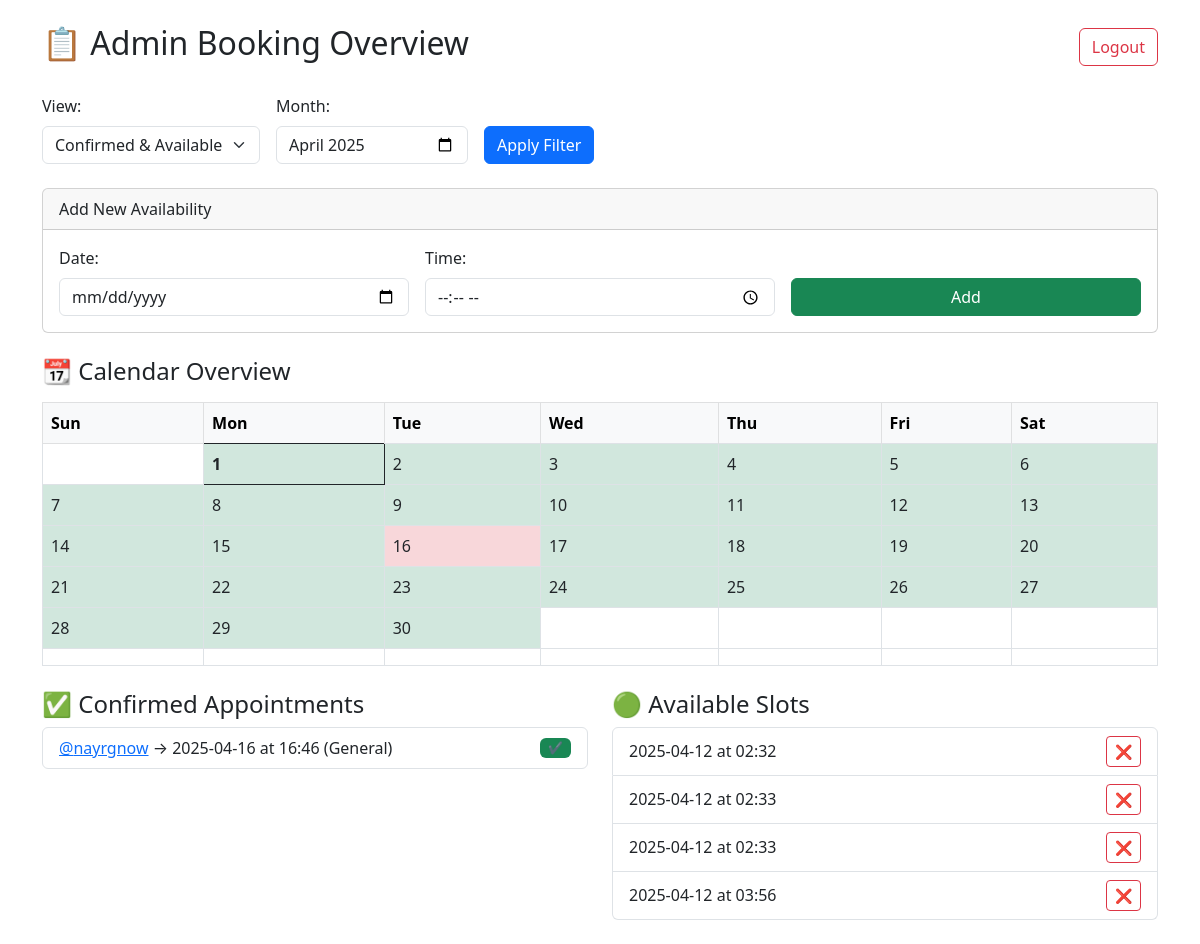
Page /dashboard (signed in) on the earlier database version.
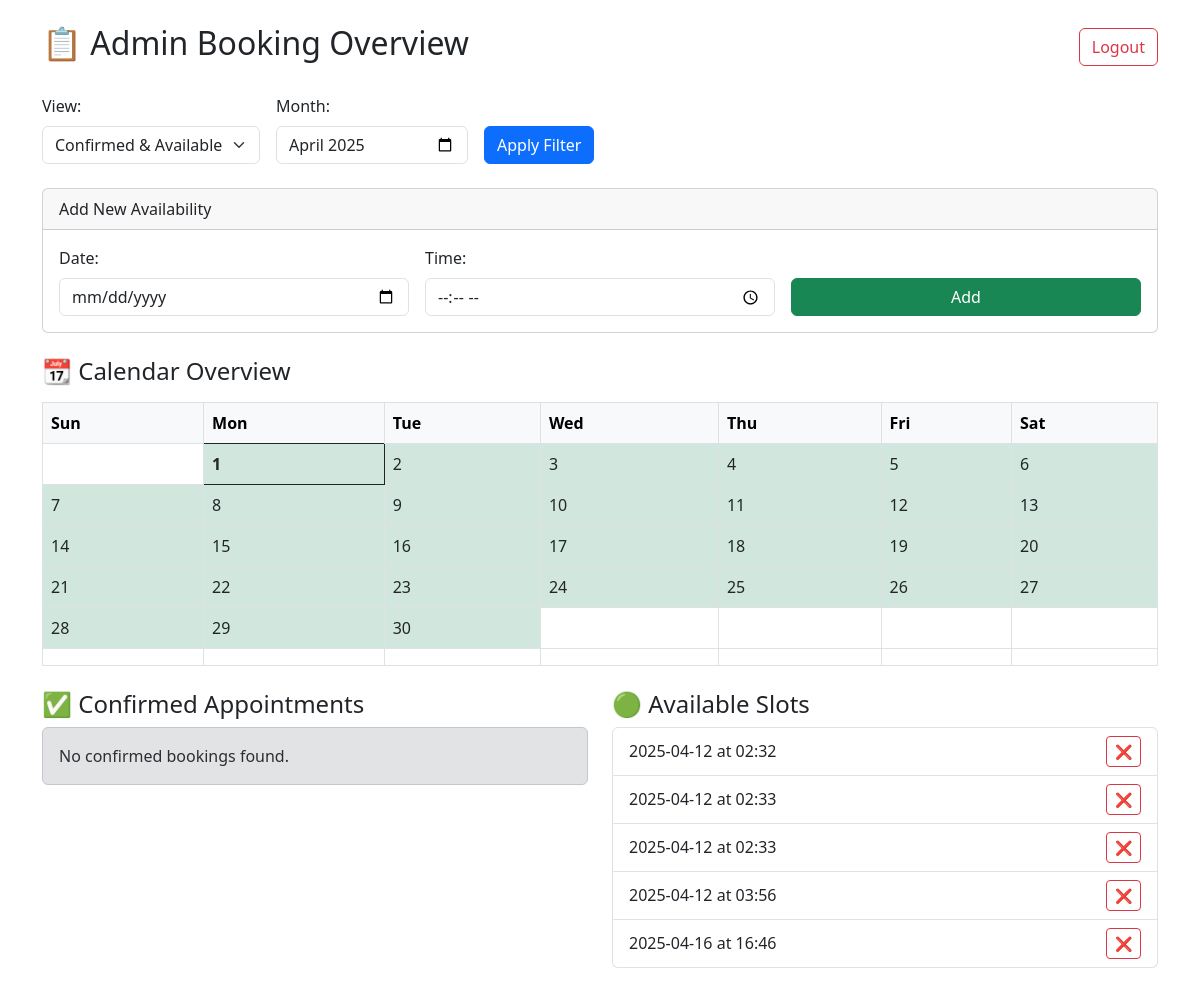
Same page on the later database version.
### tables this page shows
CREATE TABLE appointments (
                user_id INTEGER,
                username TEXT,
                date TEXT,
                time TEXT,
                type TEXT
            );

CREATE TABLE availability (
                rowid INTEGER PRIMARY KEY AUTOINCREMENT,
                date TEXT,
                time TEXT
            );

### flask_admin.py (the view)
@app.route('/dashboard', methods=['GET', 'POST'])
@login_required
def dashboard():
    category = request.args.get("category", "both")
    selected_date = request.args.get("selected_date") or None
    month_year = request.args.get("month_year")
    if month_year:
        year, month = map(int, month_year.split("-"))
    else:
        today_dt = datetime.today()
        year = today_dt.year
        month = today_dt.month
    today = datetime(year, month, 1)
    if request.method == 'POST':
        date = request.form['date']
        time = request.form['time']
        asyncio.run(save_slot(date, time))
        return redirect(f"/dashboard?category={category}&month_year={year:04d}-{month:02d}")  # clear selected_date
    all_slots = asyncio.run(fetch_all_slots())
    all_bookings = asyncio.run(fetch_all_appointments())
    def date_matches_month(date_str, year, month):
        try:
            d = datetime.strptime(date_str, "%Y-%m-%d")
            return d.year == year and d.month == month
        except:
            return False
    slots = []
    if category in ["both", "available"]:
        if selected_date:
            slots = [s for s in all_slots if s[1] == selected_date]
        else:
            slots = [s for s in all_slots if date_matches_month(s[1], year, month)]
    bookings = []
    if category in ["both", "confirmed"]:
        if selected_date:
            bookings = [b for b in all_bookings if b[1] == selected_date]
        else:
            bookings = [b for b in all_bookings if date_matches_month(b[1], year, month)]
    date_status = asyncio.run(get_date_status_map())
    return render_template("dashboard.html",
                           slots=slots,
                           bookings=bookings,
                           category=category,
                           today=today,
                           selected_date=selected_date,
                           month=month,
                           year=year,
                           date_status=date_status)

### flask_admin.py (called while the page is built)
def login_required(f):
    @wraps(f)
    def decorated_function(*args, **kwargs):
        if not session.get('logged_in'):
            return redirect(url_for('login'))
        return f(*args, **kwargs)
    return decorated_function

async def fetch_all_appointments():
    async with aiosqlite.connect(DB_PATH) as db:
        async with db.execute("SELECT username, date, time, type FROM appointments ORDER BY date, time") as cursor:
            return await cursor.fetchall()

async def fetch_all_slots():
    async with aiosqlite.connect(DB_PATH) as db:
        async with db.execute("SELECT rowid, date, time FROM availability ORDER BY date, time") as cursor:
            return await cursor.fetchall()

### templates/dashboard.html (shortened to what this page needs)
<!DOCTYPE html>
<html lang="en">
<head>
  <link href="https://cdn.jsdelivr.net/npm/bootstrap@5.3.0/dist/css/bootstrap.min.css" rel="stylesheet">
</head>
<body class="container py-4">
  <div class="d-flex justify-content-between align-items-center mb-4">
    <h2>📋 Admin Booking Overview</h2>
    <a href="/logout" class="btn btn-outline-danger">Logout</a>
  </div>
  <form method="get" action="/dashboard" class="row g-3 mb-4 align-items-end">
    <div class="col-auto">
      <label for="category" class="form-label">View:</label>
      <select class="form-select" name="category">
        <option value="both" {% if category == 'both' %}selected{% endif %}>Confirmed & Available</option>
      </select>
    </div>
    <div class="col-auto">
      <label for="month_year" class="form-label">Month:</label>
      <input type="month" class="form-control" name="month_year" id="month_year"
             value="{{ '%04d-%02d' % (year, month) }}">
    </div>
    <div class="col-auto">
      <button type="submit" class="btn btn-primary">Apply Filter</button>
    </div>
  </form>
  <div class="card mb-4">
    <div class="card-header">Add New Availability</div>
    <div class="card-body">
      <form method="post">
        <div class="row g-3">
          <div class="col-md-4">
            <label class="form-label">Date:</label>
            <input type="date" name="date" class="form-control" required>
          </div>
          <div class="col-md-4">
            <label class="form-label">Time:</label>
            <input type="time" name="time" class="form-control" required>
          </div>
          <div class="col-md-4 align-self-end">
            <button type="submit" class="btn btn-success w-100">Add</button>
          </div>
        </div>
      </form>
    </div>
  </div>
  <h4 class="mb-3">📆 Calendar Overview</h4>
  <table class="table table-bordered mb-4">
    <thead class="table-light">
      <tr>
        <th>Sun</th><th>Mon</th><th>Tue</th><th>Wed</th>
        <th>Thu</th><th>Fri</th><th>Sat</th>
      </tr>
    </thead>
    <tbody>
      {% set first_day = today.replace(day=1) %}
      {% set total_days = (first_day.replace(month=first_day.month % 12 + 1, day=1) - first_day).days %}
      {% set today_str = first_day.strftime('%Y-%m-%d') %}
      {% for week in range(6) %}
      <tr>
        {% for dow in range(7) %}
          {% set day = week * 7 + dow - first_day.weekday() + 1 %}
          {% if day > 0 and day <= total_days %}
            {% set date_str = first_day.replace(day=day).strftime('%Y-%m-%d') %}
            {% set status_class = {
              'green': 'bg-success-subtle',
              'yellow': 'bg-warning-subtle',
              'red': 'bg-danger-subtle'
            }[date_status.get(date_str, 'green')] %}
            <td class="{{ status_class }} border {% if date_str == today_str %}fw-bold border-dark{% endif %} {% if date_str == selected_date %}border-primary border-2{% endif %}"
                onclick="window.location='{{ url_for('dashboard', category=category, selected_date=date_str, month_year='%04d-%02d' % (year, month)) }}'"
                style="cursor:pointer">
              {{ day }}
            </td>
          {% else %}
            <td></td>
          {% endif %}
        {% endfor %}
      </tr>
      {% endfor %}
    </tbody>
  </table>
  <div class="row">
    {% if category != 'available' %}
    <div class="col-md-6">
      <h4>✅ Confirmed Appointments{% if selected_date %} for {{ selected_date }}{% endif %}</h4>
      {% if bookings %}
        <ul class="list-group">
          {% for b in bookings %}
            <li class="list-group-item d-flex justify-content-between align-items-center">
              <span>
                <a href="https://t.me/{{ b[0] }}" target="_blank">@{{ b[0] }}</a> → {{ b[1] }} at {{ b[2] }} ({{ b[3] }})
              </span>
              <span class="badge bg-success">✔</span>
            </li>
          {% endfor %}
        </ul>
      {% else %}
        <div class="alert alert-secondary mt-2">No confirmed bookings found.</div>
      {% endif %}
    </div>
    {% endif %}
    {% if category != 'confirmed' %}
    <div class="col-md-6">
      <h4>🟢 Available Slots{% if selected_date %} for {{ selected_date }}{% endif %}</h4>
      {% if slots %}
        <ul class="list-group">
          {% for s in slots %}
            <li class="list-group-item d-flex justify-content-between align-items-center">
              {{ s[1] }} at {{ s[2] }}
              <a href="{{ url_for('delete_slot', id=s[0]) }}" class="btn btn-sm btn-outline-danger">❌</a>
            </li>
          {% endfor %}
        </ul>
      {% else %}
        <div class="alert alert-warning mt-2">No available slots found.</div>
      {% endif %}
    </div>
    {% endif %}
  </div>
</body>
</html>

Differences in the rows shown:
removed appointments: username "nayrgnow", date "2025-04-16", time "16:46", type "General"
added availability: date "2025-04-16", time "16:46"
Other differences:
text now shown: "No confirmed bookings found."
